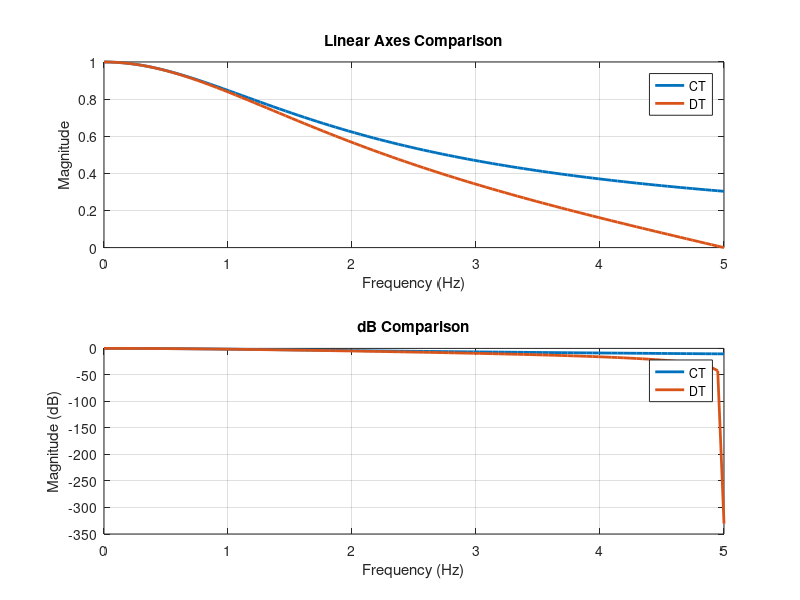

Recreate this plot in MATLAB.
fmax = 5;   %Hz
w = linspace(0,2*pi*fmax);
T = 0.1;
Om = linspace(0,pi);

Hc = @(s) 1 ./ (0.1*s + 1);
H = @(z) (1/3)*(z+1) ./ (z-(1/3));
H2 = @(z) 0.3533*(z+1) ./ (z-0.2934);

Hc_mag = abs(Hc(1j*w));
Hc_mag_dB = mag2db(Hc_mag);
H_mag = abs(H(exp(1j*Om)));
H_mag_dB = mag2db(H_mag);
H2_mag = abs(H2(exp(1j*Om)));
H2_mag_dB = mag2db(H2_mag);

f = w/(2*pi);
subplot(2,1,1);
plot(f, Hc_mag, 'LineWidth', 2);
xlabel('Frequency (Hz)'), ylabel('Magnitude'), title('Linear Axes Comparison');
grid on;
hold on;
plot( (Om/T)/(2*pi), H_mag, 'LineWidth', 2);
legend('CT', 'DT');

subplot(2,1,2);
plot(f, Hc_mag_dB, 'LineWidth', 2);
xlabel('Frequency (Hz)'), ylabel('Magnitude (dB)'), title('dB Comparison');
grid on;
hold on;
plot( (Om/T)/(2*pi), H_mag_dB, 'LineWidth', 2);
legend('CT', 'DT');